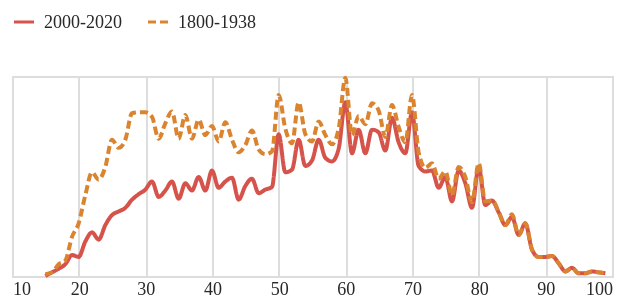

The notebook cell saved with this chart:
### Code cell
tvar1 = alt.Chart(do_grafu_basnici.to_pandas(), width=300, height=100).mark_line(interpolate="monotone").encode(
    alt.X('vek:Q').axis(domain=False, tickSize=0, title=None),
    alt.Y('len:Q').stack('zero').axis(None),
    alt.Color('obdobi:N', sort=['2000-2020','1800-1838'], scale=alt.Scale(range=['#D6534B', '#DB842F']), legend=alt.Legend(title=None, orient="top")),
    alt.StrokeDash('obdobi:N', sort=['2000-2020','1800-1838'], legend=None)
)

tvar1

### Figure 1 — Vega-Lite specification as saved in the notebook (floating-point values rounded to 4 significant figures; data arrays with more than 128 entries replaced by an {"elided": "..."} marker saying what was removed)
{"config": {"title": {"font": "Noticia Text", "fontSize": 11.5, "anchor": "start", "lineHeight": 19, "fontWeight": "bolder", "subtitleFont": "Noticia Text", "subtitleFontSize": 10, "subtitleLineHeight": 15, "subtitlePadding": 10, "dy": -10, "color": "#292829", "subtitleColor": "#292829"}, "axis": {"labelFont": "Asap", "titleFont": "Asap", "fontWeight": "lighter", "titleFontWeight": "lighter", "labelFontSize": 9, "titleFontSize": 9, "labelPadding": 2, "titlePadding": 9, "domainOpacity": 0, "tickColor": "#DCDDD6", "labelColor": "#292829"}, "legend": {"labelFont": "Asap", "labelFontWeight": "normal", "titleFont": "Asap", "titleFontWeight": "normal", "labelFontSize": 9, "titleFontSize": 9, "labelColor": "#292829"}}, "data": {"name": "data-11e641fb7efffd676b4d0755b75a69c3"}, "mark": {"type": "line", "interpolate": "monotone"}, "encoding": {"color": {"field": "obdobi", "legend": {"orient": "top", "title": null}, "scale": {"range": ["#D6534B", "#DB842F"]}, "sort": ["2000-2020", "1800-1838"], "type": "nominal"}, "strokeDash": {"field": "obdobi", "legend": null, "sort": ["2000-2020", "1800-1838"], "type": "nominal"}, "x": {"axis": {"domain": false, "tickSize": 0, "title": null}, "field": "vek", "type": "quantitative"}, "y": {"axis": null, "field": "len", "stack": "zero", "type": "quantitative"}}, "height": 100, "width": 300, "$schema": "https://vega.github.io/schema/vega-lite/v5.8.0.json", "datasets": {"data-11e641fb7efffd676b4d0755b75a69c3": {"elided": "152 records"}}}
